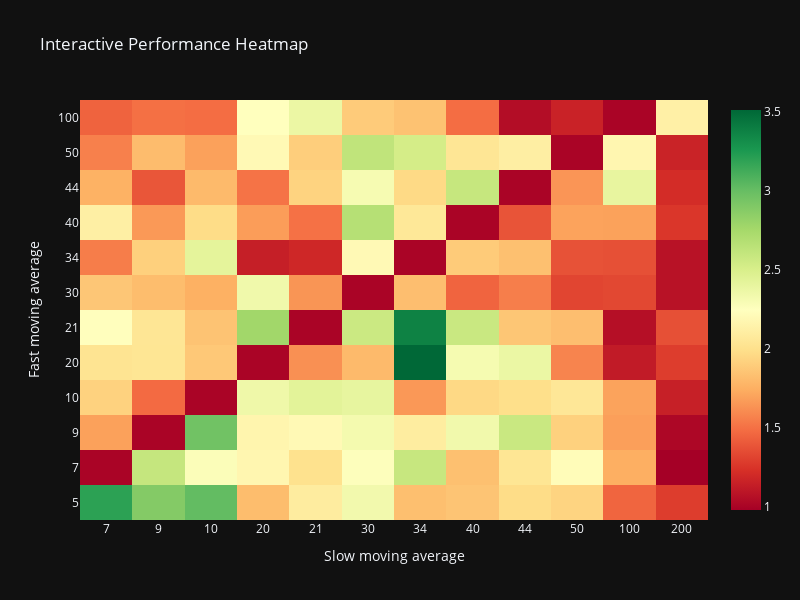

Notebook code cell kept with this figure:
### Code cell
import seaborn as sns
import matplotlib.pyplot as plt
import plotly.graph_objects as go
import pandas as pd

# Assuming 'returns_matrix' is a DataFrame with numerical values
valores = returns_matrix.copy()
valores.index = valores.index.astype(str)
valores.columns = valores.columns.astype(str)

# Convert the DataFrame to numeric format
valores = valores.apply(pd.to_numeric, errors='coerce')

# Create a custom hover template with percentage for Plotly
hover_template = 'Fast moving average: %{y}<br>Slow moving average: %{x}<br>Percentage: %{z:.1%}'

# Create a Seaborn heatmap
plt.figure(figsize=(15, 8))
sns.heatmap(valores, annot=True, cmap='RdYlGn', fmt=".1%", cbar=False)

# Manually set tick labels on the axes
plt.xticks(ticks=range(len(valores.columns)), labels=valores.columns, rotation=45)
plt.yticks(ticks=range(len(valores.index)), labels=valores.index, rotation=0)

# Add titles and labels
plt.xlabel('Slow moving average', fontsize=12, color='white')
plt.ylabel('Fast moving average', fontsize=12, color='white')
plt.title('Performance Heatmap', fontsize=16, color='white')

# Show the static Seaborn plot
plt.show()

# Create an interactive Plotly heatmap
fig = go.Figure(data=go.Heatmap(z=valores.values,
                                x=valores.columns,
                                y=valores.index,
                                hovertemplate=hover_template,
                                colorscale='RdYlGn'))

# Update axis labels and layout
fig.update_xaxes(title_text='Slow moving average')
fig.update_yaxes(title_text='Fast moving average')
fig.update_layout(
    title='Interactive Performance Heatmap',
    template='plotly_dark',
    height=600,  # Adjust the height as needed
    width=800    # Adjust the width as needed
)

# Show the interactive Plotly plot
fig.show()

### Figure 1 — Plotly figure (JSON) as saved in the notebook; plotly's stock layout.template omitted (floating-point values rounded to 4 significant figures; data arrays with more than 128 entries replaced by an {"elided": "..."} marker saying what was removed)
{"data": [{"colorscale": [[0, "rgb(165,0,38)"], [0.1, "rgb(215,48,39)"], [0.2, "rgb(244,109,67)"], [0.3, "rgb(253,174,97)"], [0.4, "rgb(254,224,139)"], [0.5, "rgb(255,255,191)"], [0.6, "rgb(217,239,139)"], [0.7, "rgb(166,217,106)"], [0.8, "rgb(102,189,99)"], [0.9, "rgb(26,152,80)"], [1, "rgb(0,104,55)"]], "hovertemplate": "Fast moving average: %{y}<br>Slow moving average: %{x}<br>Percentage: %{z:.1%}", "type": "heatmap", "x": ["7", "9", "10", "20", "21", "30", "34", "40", "44", "50", "100", "200"], "y": ["5", "7", "9", "10", "20", "21", "30", "34", "40", "44", "50", "100"], "z": {"elided": "12x12 float values"}}], "layout": {"height": 600, "title": {"text": "Interactive Performance Heatmap"}, "width": 800, "xaxis": {"autorange": true, "range": [-0.5, 11.5], "title": {"text": "Slow moving average"}, "type": "category"}, "yaxis": {"autorange": true, "range": [-0.5, 11.5], "title": {"text": "Fast moving average"}, "type": "category"}}}
